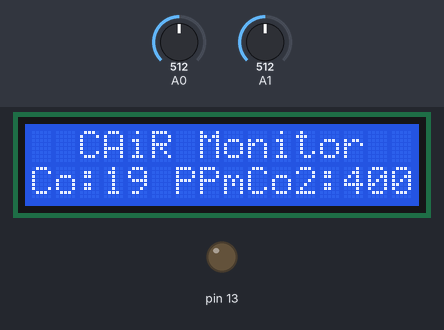
Recording of a sketch running on a simulated Arduino Uno, built with avr-gcc and run on an emulated ATmega328P. Parts: 16×2 character LCD, output pins drawn as LEDs (lit = HIGH). The inputs (shaded band) are chosen by the test bench; at power-on: A0 = 512, A1 = 512. What the sketch prints to the serial monitor is not drawn.

Above: at 4.7 s.
4.8 s: A0 set to 716
At 7.4 s:
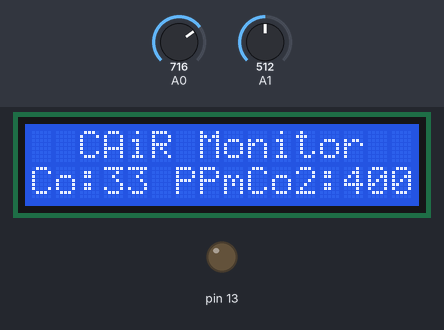
8.6 s: A1 set to 716
At 11.3 s:
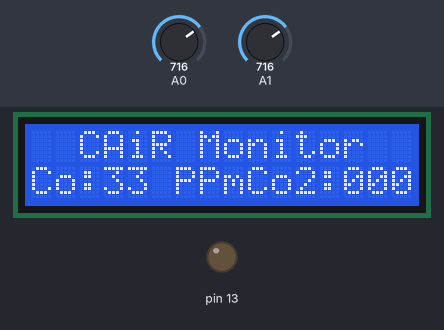
11.6 s: A1 set to 498
At 14.5 s:
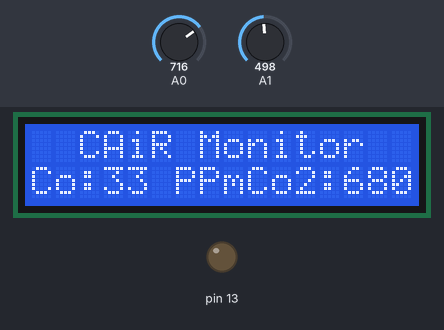
17.6 s: A1 set to 468
At 20.5 s:
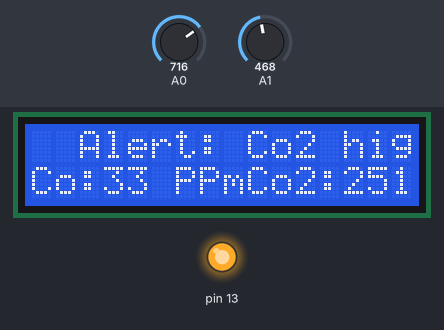
23.7 s: A1 set to 511
At 26.4 s:
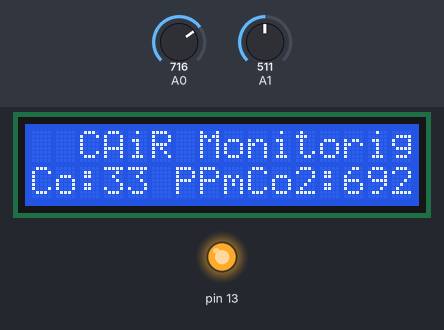
29.7 s: A0 set to 900
At 35.3 s:
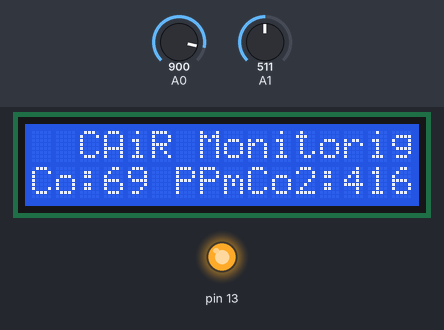
Timing chart, 0 to 36.8 s (numbered marks = the images above; inputs shaded):
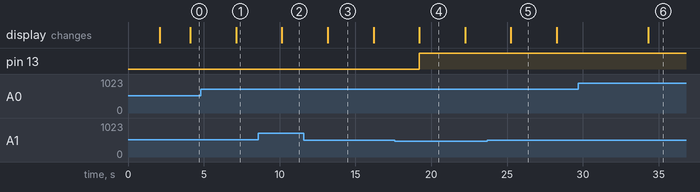

Measured:
- the behaviour switches between 485 and 484 on A1 (found by bisection; images 3 and 4)
- after the input at 4.8 s, the display: changes after 2.3 s (image 1)
- after the input at 8.6 s, the display: changes after 1.6 s (image 2)
- after the input at 11.6 s, the display: changes after 1.6 s (image 3)
- after the input at 17.6 s, pin 13: LOW → HIGH after 1.6 s; the display: changes after 1.6 s (image 4)
- after the input at 23.7 s, the display: changes after 1.5 s (image 5)
- after the input at 29.7 s, the display: changes after 4.6 s (image 6)

The sketch:

CAiR.ino
```cpp
#include "CO2Sensor.h"
#include <LiquidCrystal.h>
#include "MQ7.h"


MQ7 mq7(A0,5.0);
LiquidCrystal lcd(8,9,4,5,6,7);
CO2Sensor co2Sensor(A1, 0.99, 100);


void setup() {

	pinMode(13, OUTPUT);
  Serial.begin(9600);
	Serial.println("CAiR Monitoring System");
	delay(20);
	Serial.println("=== Initialized ===");
	co2Sensor.calibrate();
	lcd.begin(16,2);
	Serial.begin(115200);
	lcd.home();
	lcd.setCursor(2,0);
	lcd.print("CAiR Monitor");
	digitalWrite(13, LOW);

}

void loop() {

	int co_val = mq7.getPPM();
	int co2_val = co2Sensor.read();
	if (co_val > 100)
	{
		Serial.println("Air Toxicity is High");
		Serial.println("High Levels of Carbon Monoxide is found");
		digitalWrite(13, HIGH);
		lcd.setCursor(2,0);
		lcd.print("Alert: Co high");
	}
	else if (co2_val > 1500)
	{
		Serial.println("Air Toxicity is High");
		Serial.println("High Levels of Carbon di-oxide is found");
		digitalWrite(13, HIGH);
		lcd.setCursor(2,0);
		lcd.print("Alert: Co2 high");
	}
	else
	{
		lcd.setCursor(2,0);
		lcd.print("CAiR Monitor");
		Serial.println("Air Toxicity is LOW");
		Serial.println("Carbon di-oxide and Carbon Monoxide lvls are Below Threshold");
	}

	lcd.setCursor(0,1);
	lcd.print("Co:");
	lcd.print(co_val);
	lcd.print(" PPm");
	Serial.print("Co lvl:");
	Serial.print(co_val);
	lcd.print(" ");
	lcd.setCursor(9,1);
	lcd.print("Co2:");
	lcd.print(co2_val);
	Serial.print("Co2 lvl:");
	Serial.print(co2_val);
	Serial.println(" PPM");
	delay(1000);
}
```

CO2Sensor.cpp
```cpp
#include "CO2Sensor.h"

#define CO2SENSOR_DEBUG false

const int co2_b = 600;
const int co2_d = 400;

#define CO2_LOW 600
#define CO2_HIGHT 1000

CO2Sensor::CO2Sensor(int analogPin){
  _inertia = 0.99;
  _tries = 3;
  _analogPin = analogPin;
  init();
}

CO2Sensor::CO2Sensor(int analogPin, float inertia, int tries){
  _inertia = inertia;
  _tries = tries;
  _analogPin = analogPin;
  init();
}

int CO2Sensor::read(){
  int v = 0;

  analogRead(_analogPin);
  for (int i = 0; i < _tries; i++)
  {
     v += analogRead(_analogPin);
     delay(20);
  }
  _co2_v = (1-_inertia)*(v*5000.0)/(1024.0*_tries)+_co2_v*_inertia;

  double co2_exp = (_co2_a-_co2_v)/co2_b;

  _co2ppm = pow(co2_d, co2_exp);

  #if CO2SENSOR_DEBUG
  Serial.print("Exponent: ");
  Serial.println(co2_exp);

  Serial.println("CO2 == ");

  Serial.print(_co2_v);
  Serial.println(" mV");
  Serial.print(_co2ppm);
  Serial.println(" ppm");
  #endif

  if (_co2ppm<CO2_LOW) _greenLevel = 255;
  else {
    if (_co2ppm>CO2_HIGHT) _greenLevel = 0;
    else _greenLevel = map(_co2ppm, CO2_LOW, CO2_HIGHT, 255, 0);
  }

  return _co2ppm;
}

void CO2Sensor::calibrate(){
  read();

  #if CO2SENSOR_DEBUG
  Serial.print("Calibration. Old a: ");
  Serial.print(_co2_a);
  #endif

  _co2_a = _co2_v + co2_b;
  _co2ppm = co2_d;

  #if CO2SENSOR_DEBUG
  Serial.print(", New a: ");
  Serial.println(_co2_a);
  #endif
}

void CO2Sensor::init(){
  _co2_a = 1500;
  _co2ppm = co2_d;
}

int CO2Sensor::getVoltage(){
  return _co2_v;
}

int CO2Sensor::getGreenLevel(){
  return _greenLevel;
}

int CO2Sensor::getRedLevel(){
  return 255-_greenLevel;
}
```

CO2Sensor.h
```cpp
/*
  CO2Sensor.h - Reading and calibrating CO2 module
  Created by Sergi Adamchuk, September 14, 2016.
  Released into the public domain.
*/
#ifndef CO2Sensor_h
#define CO2Sensor_h

#include <Arduino.h>

class CO2Sensor
{
  public:
    CO2Sensor(int analogPin);
    CO2Sensor(int analogPin, float inertia, int tries);
    int read();
    void calibrate();

    int getVoltage();

    int getGreenLevel();
    int getRedLevel();

  private:
    void init();

    int _analogPin;
    int _inertia;
    int _tries;
    int _co2_v;
    int _greenLevel;
    double _co2_a;
    double _co2ppm;
};

#endif
```

MQ7.cpp
```cpp
#if (ARDUINO >= 100)
    #include "Arduino.h"
#else
    #include <avr/io.h>
    #include "WProgram.h"
#endif

#include "MQ7.h"

MQ7::MQ7(uint8_t pin, float v_input){
  analogPin = pin;
  v_in = v_input;
}


float MQ7::getPPM(){
  return (float)(coefficient_A * pow(getRatio(), coefficient_B));
}


float MQ7::voltageConversion(int value){
  return (float) value * (v_in / 1023.0);
}


float MQ7::getRatio(){
  int value = analogRead(analogPin);
  float v_out = voltageConversion(value);
  return (v_in - v_out) / v_out;
}

float MQ7::getSensorResistance(){
  return R_Load * getRatio();
}
```

MQ7.h
```cpp
#ifndef MQ7_h
#define MQ7_h

#define coefficient_A 19.32
#define coefficient_B -0.64

//Load resistance 10 Kohms on the sensor potentiometer
#define R_Load 10.0

class MQ7 {
	private:
		uint8_t analogPin;
		float v_in;
		float voltageConversion(int);
	public:
		MQ7(uint8_t, float);
		float getPPM();
		float getSensorResistance();
		float getRatio();
};

#endif
```
